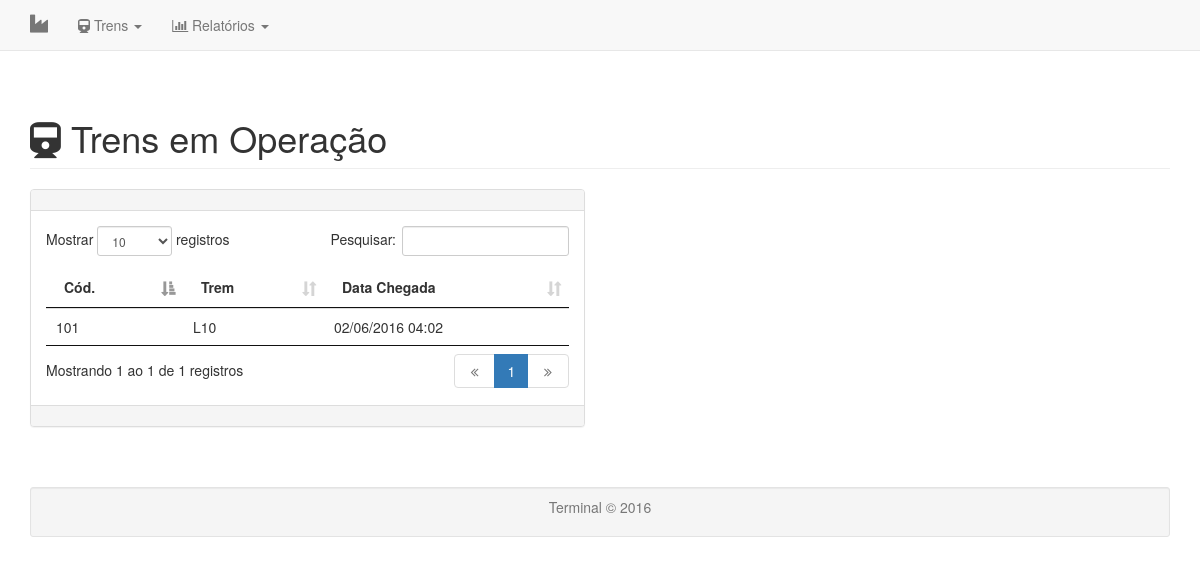
Page /index.php/trens/em_operacao on the committed database.
### tables this page shows
CREATE TABLE IF NOT EXISTS `tb_trem` (
  `idtrem` int(11) NOT NULL,
  `prefixo_trem` varchar(3) NOT NULL,
  `chegada_trem` datetime DEFAULT NULL,
  `partida_trem` datetime DEFAULT NULL
);

### application/controllers/Trens.php (called while the page is built, shortened)
<?php
class Trens extends CI_Controller {
  public function __construct(){
    $this->load->model("Trem_Model");
  }
  public function em_operacao(){
    $trens = null;
    $query = $this->Trem_Model->em_operacao();
    if($query)
      $trens = $query;
    $dados = array(
      "main" => array("name" => "Trens em Operação","icon" => "fa fa-train"),
      "trens" => $trens
    );
    $this->load->view('trens/em_operacao',$dados);
  }
}

### index.php (called while the page is built, shortened)
<?php
require_once BASEPATH.'core/CodeIgniter.php';

### application/models/Trem_Model.php (called while the page is built, shortened)
<?php
class Trem_Model extends CI_Model {
	public function em_operacao(){
		$str = "SELECT * FROM tb_trem WHERE chegada_trem is not null AND partida_trem is null";
		$query = $this->db->query($str);
		if($query->num_rows()){
			return $query->result_array();
		}else{
			return false;
		}
	}
}

### application/views/trens/em_operacao.php (the view, shortened to what this page needs)
<!DOCTYPE html PUBLIC "-//W3C//DTD XHTML 1.0 Transitional//EN" "http://www.w3.org/TR/xhtml1/DTD/xhtml1-transitional.dtd">
<html xmlns="http://www.w3.org/1999/xhtml">
<head>
	<link rel="stylesheet" href="<?php echo base_url('assets/data-table/css/jquery.dataTables.css')?>"/>
	<link rel="stylesheet" href="<?php echo base_url('assets/data-table/css/dataTables.bootstrap.css')?>"/>
</head>
<body>
	<div class="container">
	<div class="row">
		<div class="col-sm-12">
			<h1 class="page-header"><i class="<?=$main['icon']?>"></i> <?=$main['name']?></h1>
		</div>
	</div>
	<div class="row">
		<div class="col-sm-12">
			<div class="row">
				<div class="col-sm-6">
					<div class="panel panel-default">
						<div class="panel-heading"></div>
						<div class="panel-body">
					<?php if(count($trens) > 0 ): ?>
							<table class="table table-hover" id="table">
								<thead>
									<tr>
										<th>Cód.</th>
										<th>Trem</th>
										<th>Data Chegada</th>
									</tr>
								</thead>
								<tbody>
									<?php foreach ($trens as $value): ?>
										<tr onclick="javascript:window.location.href = '<?=base_url('trens/trem/'.$value['idtrem'])?>'" >
											<td><?= $value['idtrem']?></td>
											<td><?= $value['prefixo_trem']?></td>
											<td><?= date("d/m/Y H:i",strtotime($value['chegada_trem']))?></td>
										</tr>
									<?php endforeach; ?>
								</tbody>
							</table>
					<?php endif; ?>
					</div>
					<div class="panel-footer"></div>
					</div>
				</div>
			</div>
		</div>
	</div>
</div>
</body>
</html>

### rows in the picture
tb_trem: idtrem "101", prefixo_trem "L10", chegada_trem "02/06/2016 04:02"

### other values in the picture
$main['name'] "Trens em Operação"
